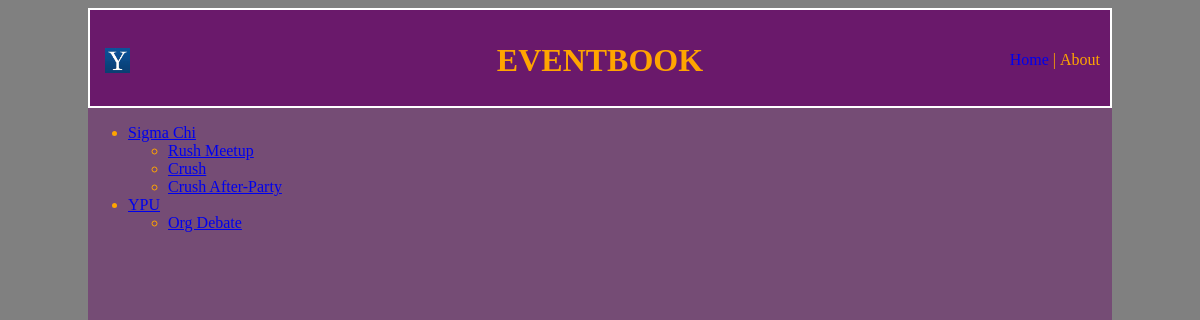
The app's page /, older data.
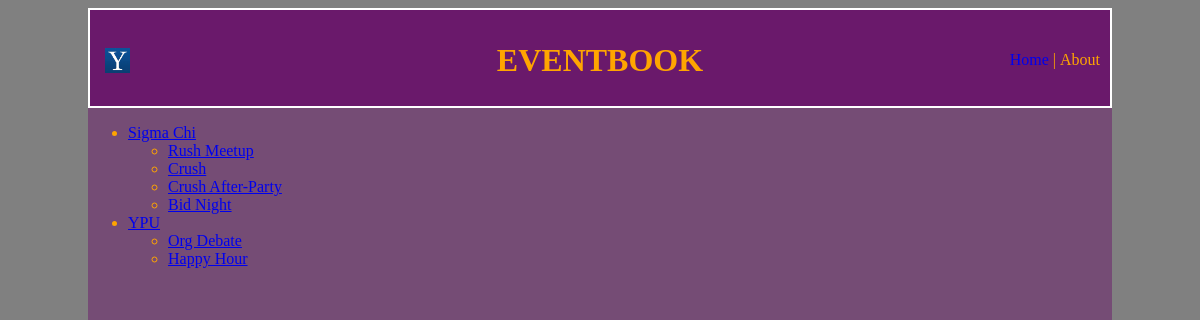
The same page, newer data.
### events/models.py (models this page shows, shortened)
class Group(models.Model):
	name = models.CharField(max_length=75, unique=True)
	numMembers = models.IntegerField(default=0)
	private = models.BooleanField(default=False)

class Event(models.Model):
	group = models.ForeignKey(Group, null=True)
	title = models.CharField(max_length = 100, unique = True)
	location = models.CharField(max_length=50)
	time = models.DateTimeField(default=datetime.now())
	description =models.TextField(max_length=500)
	likes = models.IntegerField(default=0)

### events/views.py (the view)
# urls.py: url(r'^$', eviews.index, name="home"),
def index(request):
	events = Event.objects.all()
	groups = Group.objects.all()
	context = {'events':events, 'groups':groups}
	return render(request, 'events/index.html', context)

### events/templates/events/index.html
{% extends 'events/base.html' %}
{% block content %}
{% if groups %}
	<ul>
		{% for group in groups %}
			<li><a href="{% url 'events:groupdetail' group.id %}">{{ group.name }}</a></li>
			<ul>
				{% for event in group.event_set.all %}
					<li><a href="{% url 'events:eventdetail' event.id%}">{{event.title}}</a></li>
				{% endfor %}
			</ul>
		{% endfor %}
	</ul>
{% else %}
	<p>There are currently no registered groups.</p>
{% endif %}
{% endblock %}

Row changes from the older to the newer data that the page shows:
added Event: title "Bid Night", shown under Group "Sigma Chi"
added Event: title "Happy Hour", shown under Group "YPU"
